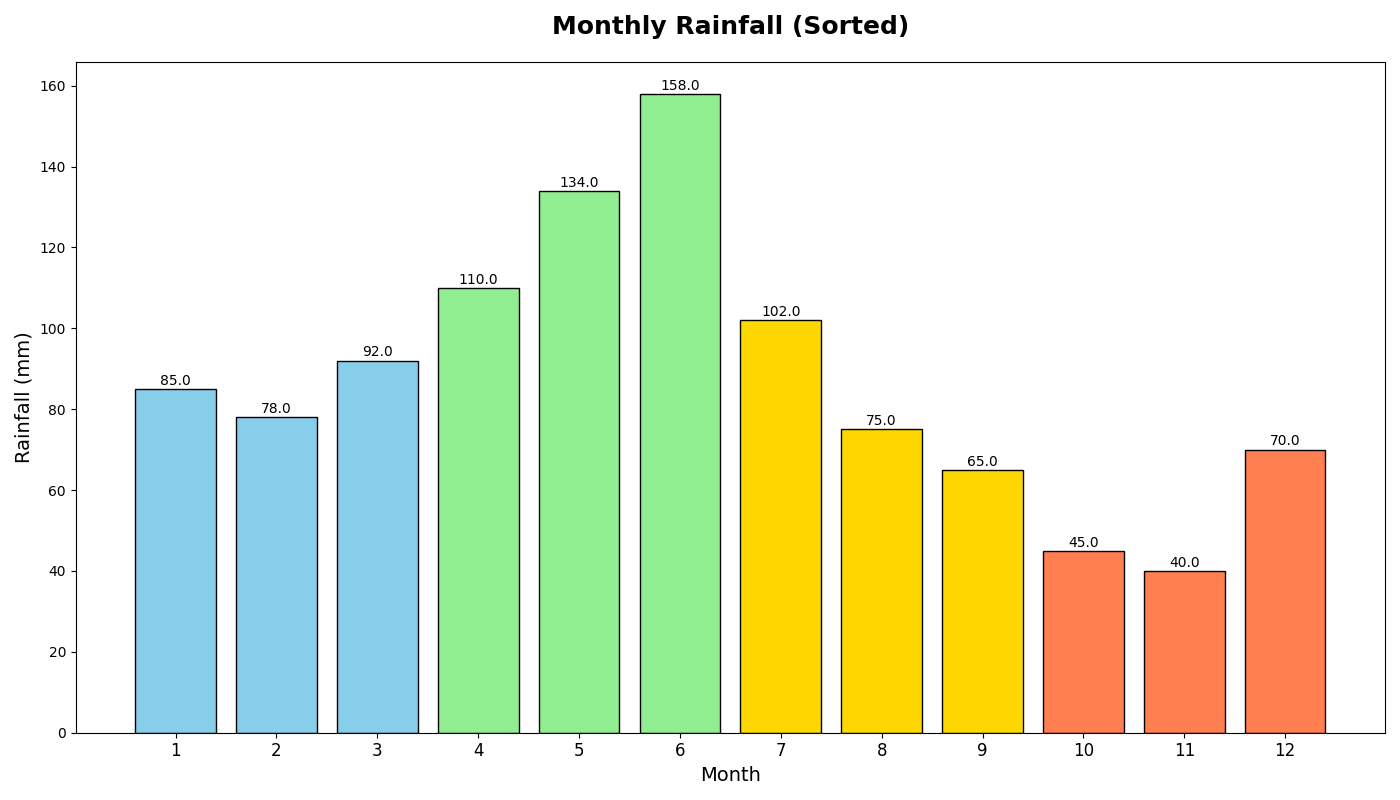

Source code (Python):
import matplotlib.pyplot as plt
import numpy as np

months = np.arange(1, 13)
rainfall = np.array([85, 78, 92, 110, 134, 158, 102, 75, 65, 45, 40, 70])

# Sort both months and rainfall based on the rainfall values (descending order here)
sorted_indices = np.argsort(rainfall)[::-1]
months_sorted = months[sorted_indices]
rainfall_sorted = rainfall[sorted_indices]

season_colors = ['skyblue', 'lightgreen', 'gold', 'coral']
colors_sorted = [season_colors[(month - 1) // 3] for month in months_sorted]

fig, ax = plt.subplots(figsize=(14, 8))

bars = ax.bar(months_sorted, rainfall_sorted, color=colors_sorted, edgecolor='black')

for bar in bars:
    height = bar.get_height()
    ax.annotate(f'{height:.1f}', xy=(bar.get_x() + bar.get_width() / 2, height), 
                xytext=(0, 3), textcoords='offset points', ha='center', fontsize=10, color='black')

ax.set_title("Monthly Rainfall (Sorted)", fontsize=18, fontweight='bold', pad=20)
ax.set_xlabel("Month", fontsize=14)
ax.set_ylabel("Rainfall (mm)", fontsize=14)

month_labels_sorted = [f'{i+1}' for i in sorted_indices]
ax.set_xticks(months_sorted)
ax.set_xticklabels(month_labels_sorted, fontsize=12)

plt.tight_layout()
plt.show()
